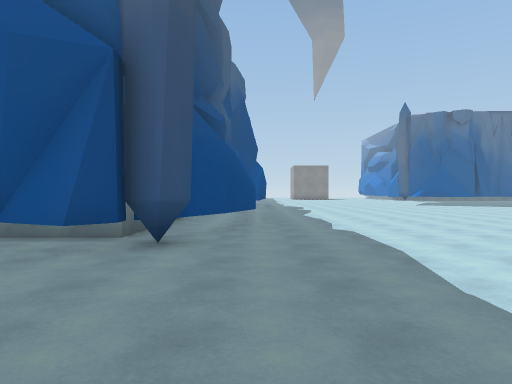
View 1 (above)

18 first-person views from a walk through a 3-D level made in the Unity game engine. The camera is 1.4 m above the floor, looks level and sees 70° across. The floor is counted in squares, 2 m on a side. Each view is taken from the middle of a square. On the plan, view 1 faces up. The plan holds only what a view shows up to about 11 squares ahead; the rest is blank. The place goes on beyond the plan. The player character is not drawn. Some surface patterns are stand-ins.

View 2
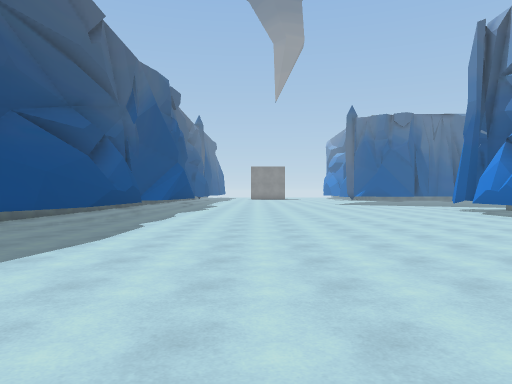

View 3
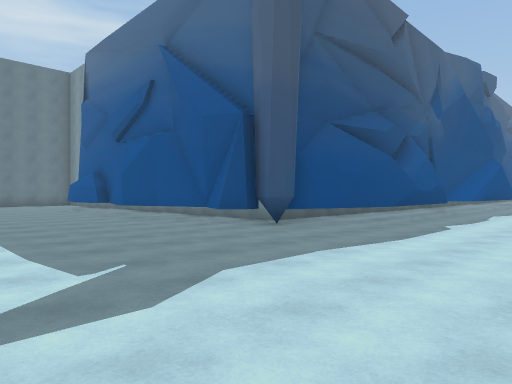

View 4
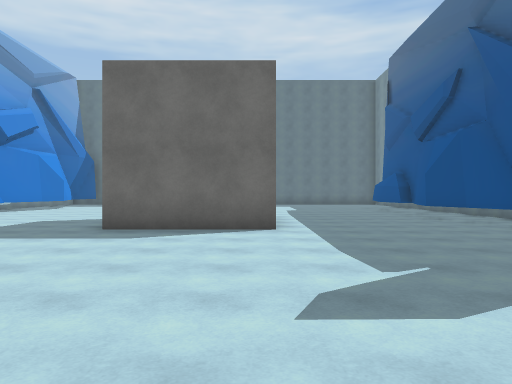

View 5
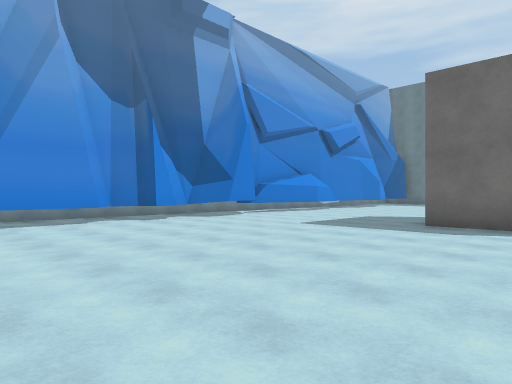

View 6
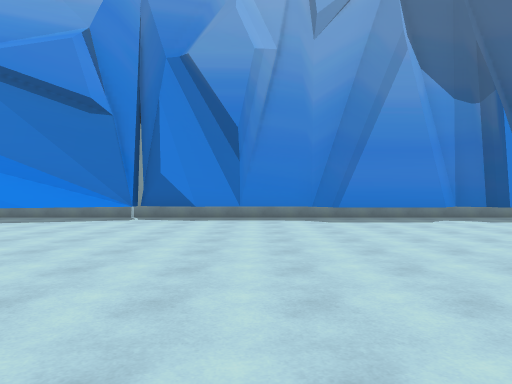

View 7
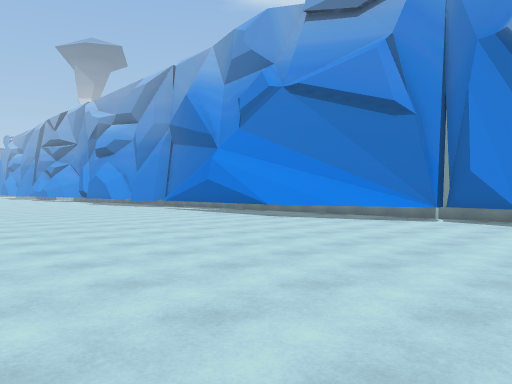

View 8
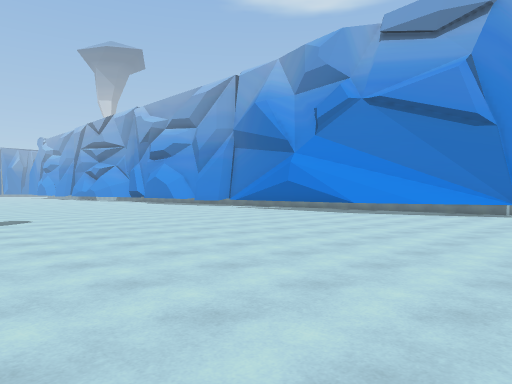

View 9
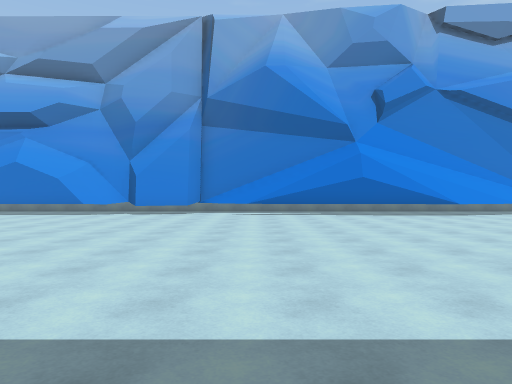

View 10
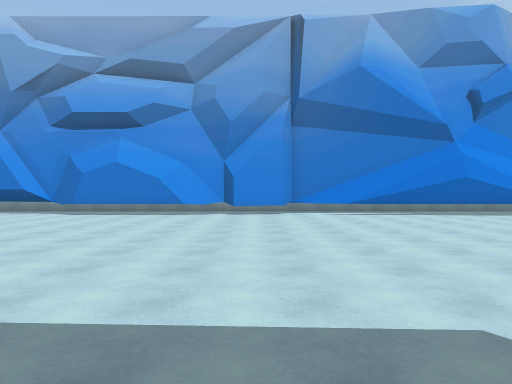

View 11
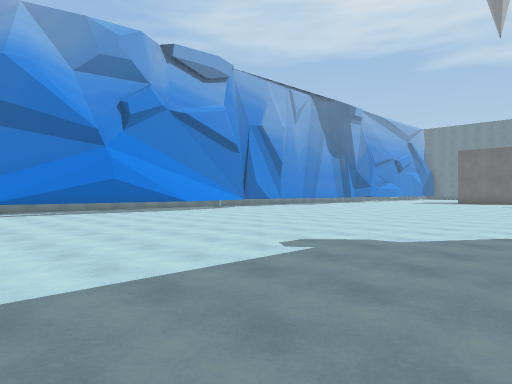

View 12
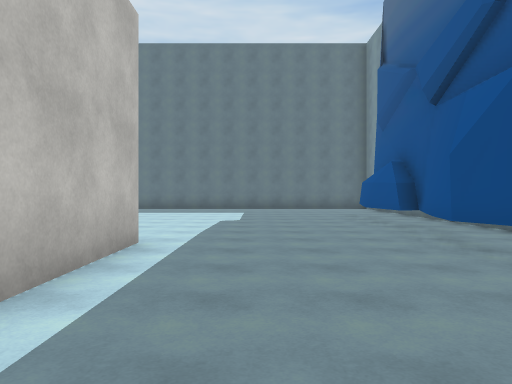

View 13
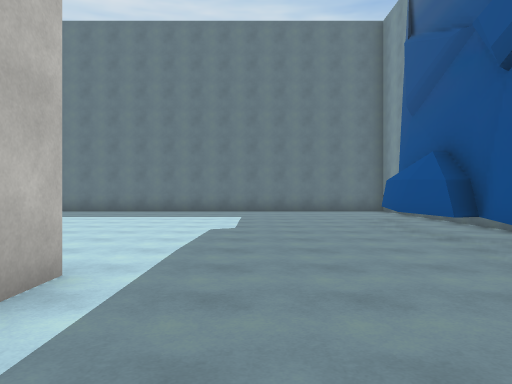

View 14
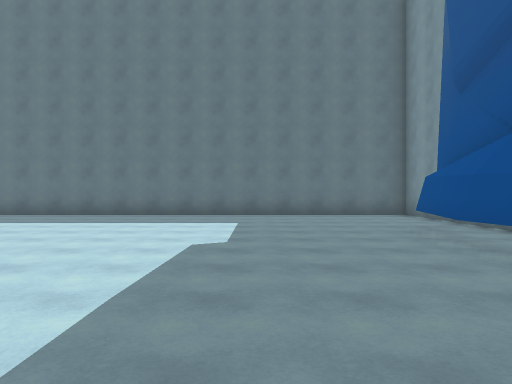

View 15
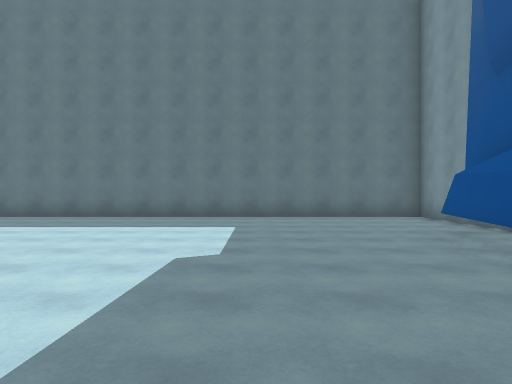

View 16
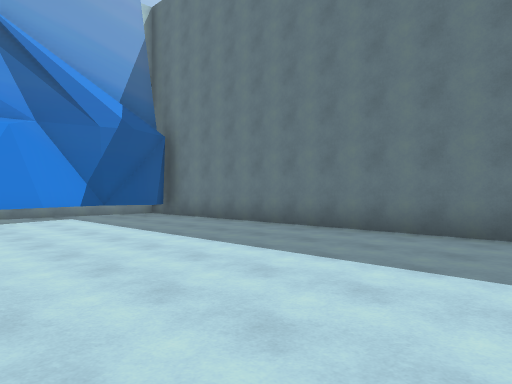

View 17
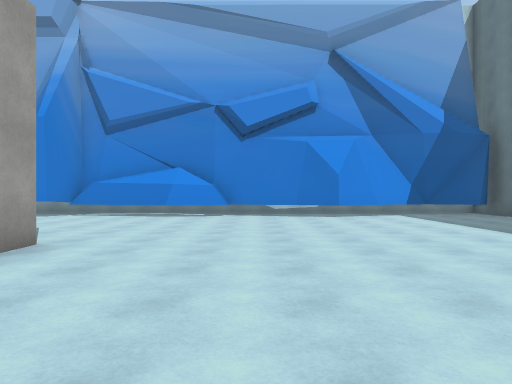

View 18
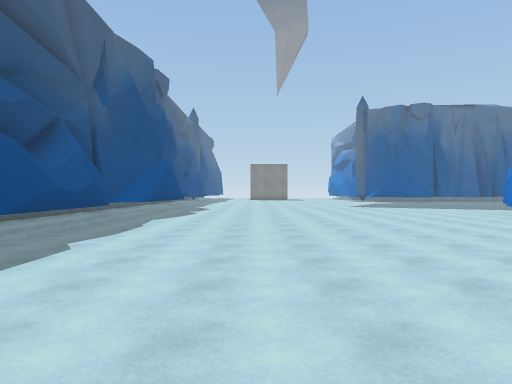

### Floor plan
Points are (right, up) in squares from view 1. A wall is a line through its corners. A room is listed if a view was taken in it or the views show most of it. See-through windows are left out.
Room 1 (views 1, 2, 3, 4, 5, 6, 7, 8, 9, 10, 11, 12, 13, 14, 15, 16, 17, 18)
walls: (4.2, -9.4) (4.5, -9.7) (6.7, -9.8); (7.4, -9.6) (9, -10); (6.2, -9.8) (7.9, -9.6); (-2.8, -0.6) (-2.8, -3.9); (8.4, -9.7) (8.7, -10) (13.5, -8.3); (-0.9, 5) (-1.2, 4.6) (-1.7, 4.7) (-1.7, 4.4) (-2, 4) (-3.3, 4.6) (-5.7, 3.5) (-7.1, 3.8); (9, -9.8) (10.3, -9.7); (9, -9.9) (10.8, -9.6); (10.2, -9.7) (13.8, -8.4); (-0.5, 6.7) (-1.3, 5.3); (12.4, -9) (14, -8.6); (-2.7, 4.5) (-3.2, 4.3); (13.1, -8.5) (19.2, -8.9); (-0.3, -9.2) (0.4, -9.1) (0.7, -9.5) (1.3, -9.7) (1.9, -9.2) (4.2, -9.2); (13.1, -8.6) (14.3, -8.6); (13.8, -8.8) (14.9, -8.6); (11, 8.9) (11, 10); (-1.1, -9.6) (-0.4, -9.5); (0, 9.1) (-0.3, 7.2); (-6.1, -0.6) (-3.2, -0.6); (-6.1, -3.9) (-6.1, -3.1); (-3.6, -10) (-3.2, -9.2) (-1.9, -9) (-0.9, -9.8); (-6.6, 3.7) (-8.6, 4.4); (17.2, -8.7) (19.2, -9.1); (18.2, -8.9) (19.1, -9.2); (11.4, 12.5) (11.6, 13.1); (-0.4, 13) (0, 11.7) (0, 7.9) (-0.6, 6.4); (-8.6, 3.9) (-9.9, 3.7) (-12.4, 4.2); (-8.2, -9.5) (-6.4, -9.2) (-3.5, -9.8); (-10.1, -9.3) (-8.1, -9.9); (-11.5, 5.6) (-16.2, 5.6) (-16.2, -10); (23.9, -9) (24.5, -8.7); (24.1, -9) (27.5, -9); (24.2, -9.1) (24.7, -8.8); (-14.2, -10) (-11.3, -9.1) (-9.7, -9.4); (-14.7, -10) (-14.3, -9.9) (-13.8, -10) (-13.5, -9.9); (-15.5, -9.5) (-14, -10.1)

Positions as (right, up) in squares from view 1, and headings:
1: (0, 0), facing up
2: (4, -1), facing up
3: (4, -1), facing up-left
4: (4, -1), facing left
5: (5, -1), facing down-left
6: (6, -1), facing down
7: (6, -1), facing down-right
8: (7, 2), facing down-right
9: (19, 2), facing down
10: (22, 2), facing down
11: (21, 3), facing down-left
12: (-1, 1), facing left
13: (-3, 1), facing left
14: (-5, 1), facing left
15: (-6, 1), facing left
16: (-10, 0), facing down-left
17: (-9, 1), facing down
18: (4, 2), facing up
